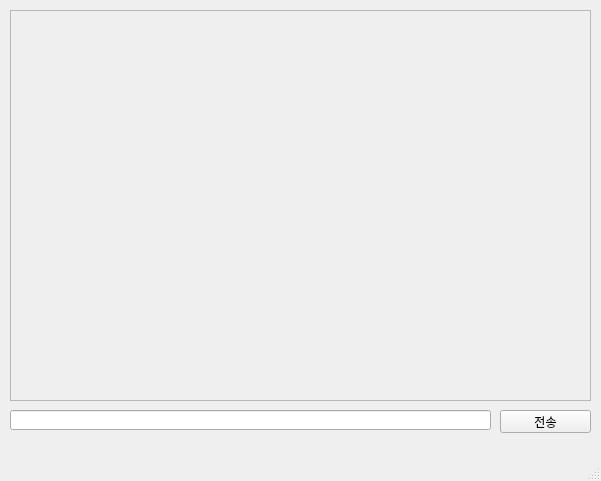
<?xml version="1.0" encoding="UTF-8"?>
<ui version="4.0">
 <class>MainWindow</class>
 <widget class="QMainWindow" name="MainWindow">
  <property name="geometry">
   <rect>
    <x>0</x>
    <y>0</y>
    <width>601</width>
    <height>481</height>
   </rect>
  </property>
  <property name="windowTitle">
   <string>MainWindow</string>
  </property>
  <widget class="QWidget" name="centralwidget">
   <widget class="QPushButton" name="pb">
    <property name="geometry">
     <rect>
      <x>500</x>
      <y>410</y>
      <width>91</width>
      <height>23</height>
     </rect>
    </property>
    <property name="text">
     <string>전송</string>
    </property>
   </widget>
   <widget class="QTextEdit" name="te">
    <property name="enabled">
     <bool>false</bool>
    </property>
    <property name="geometry">
     <rect>
      <x>10</x>
      <y>10</y>
      <width>581</width>
      <height>391</height>
     </rect>
    </property>
   </widget>
   <widget class="QLineEdit" name="le">
    <property name="geometry">
     <rect>
      <x>10</x>
      <y>410</y>
      <width>481</width>
      <height>20</height>
     </rect>
    </property>
   </widget>
  </widget>
  <widget class="QMenuBar" name="menubar">
   <property name="geometry">
    <rect>
     <x>0</x>
     <y>0</y>
     <width>601</width>
     <height>21</height>
    </rect>
   </property>
  </widget>
  <widget class="QStatusBar" name="statusbar"/>
 </widget>
 <resources/>
 <connections/>
</ui>
